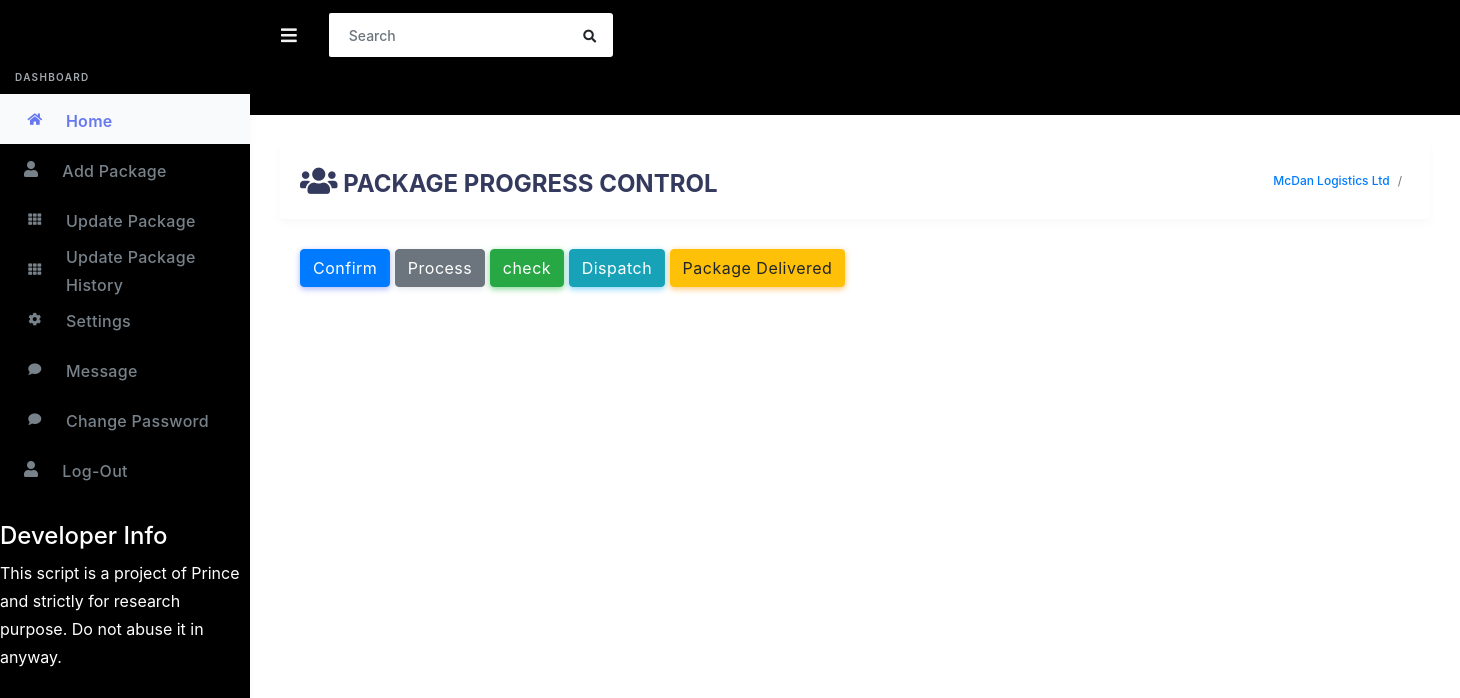
Screenshot of /admin/pages/ocontrol.php?pid=8SHHHGGD63 (signed in) with the database file from the repository.
### tables this page shows
CREATE TABLE settings (
  id SERIAL PRIMARY KEY,
  sname VARCHAR(200) NOT NULL,
  apipr VARCHAR(200) NOT NULL,
  apipu VARCHAR(200) NOT NULL,
  currency VARCHAR(200) NOT NULL,
  branch VARCHAR(200) NOT NULL,
  bname VARCHAR(200) NOT NULL,
  baddress VARCHAR(200) NOT NULL,
  email VARCHAR(200) NOT NULL,
  phone VARCHAR(200) NOT NULL,
  title VARCHAR(200) NOT NULL,
  logo VARCHAR(100) NOT NULL
);

CREATE TABLE track (
  id SERIAL PRIMARY KEY,
  pname VARCHAR(200) NOT NULL,
  shipdate VARCHAR(100) NOT NULL,
  saddress VARCHAR(300) NOT NULL,
  sname VARCHAR(200) NOT NULL,
  raddress VARCHAR(300) NOT NULL,
  rname VARCHAR(200) NOT NULL,
  email VARCHAR(200) NOT NULL,
  status VARCHAR(100) NOT NULL,
  location VARCHAR(200) NOT NULL,
  pdate VARCHAR(100) NOT NULL,
  pid VARCHAR(100) NOT NULL,
  edd VARCHAR(100) NOT NULL,
  weight VARCHAR(100) NOT NULL,
  servicetype VARCHAR(100) NOT NULL,
  pdesc VARCHAR(300) NOT NULL,
  qty VARCHAR(100) NOT NULL,
  image VARCHAR(300) NOT NULL,
  remark VARCHAR(500) NOT NULL
);

### config/config.php (called while the page is built, shortened)
<?php
$sql= "SELECT * FROM settings ";
			  $result = db_query($sql);
			  if(db_num_rows($result) > 0){
                  $row = db_fetch_assoc($result);
				  }
                  if(isset($row['bname'])  && isset($row['logo']) && isset($row['title']) && isset($row['apipu']) && isset($row['baddress']) && isset($row['branch']) ){
                    $name = $row['bname'];
        }
?>

### config/database.php (called while the page is built, shortened)
<?php
$db_host = getenv('DB_HOST') ?: 'localhost';
$db_user = getenv('DB_USER') ?: 'trusqerp_medidb';
$db_pass = getenv('DB_PASS') ?: 'Gravity90$';
$db_name = getenv('DB_NAME') ?: 'trusqerp_medidb';
$db_type = getenv('DB_TYPE') ?: 'mysql';
if ($db_type === 'pgsql') {
    $conn_string = "host=$db_host dbname=$db_name user=$db_user password=$db_pass";
    $link = pg_connect($conn_string);
    if(!$link) {
        die("ERROR: Could not connect to PostgreSQL. " . pg_last_error());
    }
    function db_query($query) {
        global $link;
        return pg_query($link, $query);
    }
    function db_fetch_assoc($result) {
        if (!$result) return false;
        return pg_fetch_assoc($result);
    }
    function db_num_rows($result) {
        if (!$result) return 0;
        return pg_num_rows($result);
    }
    function db_escape_string($string) {
        global $link;
        return pg_escape_string($link, $string);
    }
    function db_error() {
        global $link;
        return pg_last_error($link);
    }
} else {
    $link = mysqli_connect(DB_SERVER, DB_USERNAME, DB_PASSWORD, DB_NAME);
    function db_query($query) {
        global $link;
        return mysqli_query($link, $query);
    }
    function db_fetch_assoc($result) {
        return mysqli_fetch_assoc($result);
    }
    function db_escape_string($string) {
        global $link;
        return mysqli_real_escape_string($link, $string);
    }
}
?>

### admin/pages/ocontrol.php (the view, shortened to what this page needs)
<?php
if(isset($_SESSION['uid'])){
  include '../../config/database.php';
  include '../../config/config.php';
  include 'header.php';
}
else{
    header("location:../pages/login.php");
}
?>
  <link rel="stylesheet" href="https://maxcdn.bootstrapcdn.com/bootstrap/4.5.0/css/bootstrap.min.css">
</head>
<body>
      <div class="main-content">
        <section class="section">
          <div class="section-header">
            <h1><i class="fa fa-users" style="font-size:30px"></i> PACKAGE PROGRESS CONTROL</h1>
            <div class="section-header-breadcrumb">
              <div class="breadcrumb-item active"><a href=""><?php echo $name;?></a></div>
                 <div class="breadcrumb-item"></div>
            </div>
          </div>
<?php
$pids = isset($_GET['pid']) ? db_escape_string($_GET['pid']) : '';
?>
	<?php
			$sql= "SELECT * FROM track WHERE pid = '$pids'";
			  $result = db_query($sql);
			  if(db_num_rows($result) > 0){
				$row = db_fetch_assoc($result);
				if(isset($row['status']) && $row['status'] == "confirm" ){
				$confirm = 'Package Confirmed';
				}else{
				    	$confirm = 'Confirm';
				}
	if(isset($row['status']) && $row['status'] == "process" ){
				$process = 'Package processed';
				}else{
				    	$process = 'Process';
				}
				if(isset($row['status']) && $row['status'] == "dispatch" ){
				$dispatch = 'Package Dispatched';
				}else{
				    	$dispatch = 'Dispatch';
				}
			if(isset($row['status']) && $row['status'] == "quality" ){
				$quality = 'Package Checked';
				}else{
				    	$quality = 'check';
				}
				if(isset($row['status']) && $row['status'] == "deliver" ){
				$deliver = 'Package Delivered';
				}else{
				    	$deliver = 'Deliver';
				}
			  }
				  ?>
<div class="container">
    <form action="ocontrol.php?pid=<?php echo $pids;?>" method="POST">
  <button  name="confirm" type="submit" class="btn btn-primary"><?php echo $confirm;?></button>
  <button  name="process" type="submit" class="btn btn-secondary"><?php echo $process;?></button>
  <button  name="quality" type="submit" class="btn btn-success"><?php echo $quality;?></button>
  <button name="dispatch" type="submit" class="btn btn-info"><?php echo $dispatch;?></button>
  <button name="deliver" type="submit" class="btn btn-warning"><?php echo $deliver;?></button>
       </form>
</div>
</body>
</html>

### rows the page displays
settings: bname "McDan Logistics Ltd"
track: status "Confirm", status "Process", status "check", status "Dispatch", status "Package Delivered"
